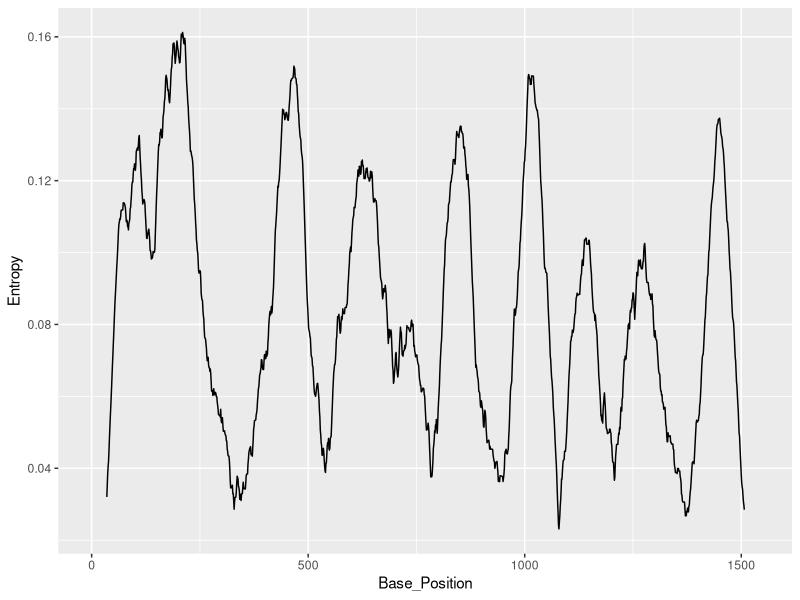
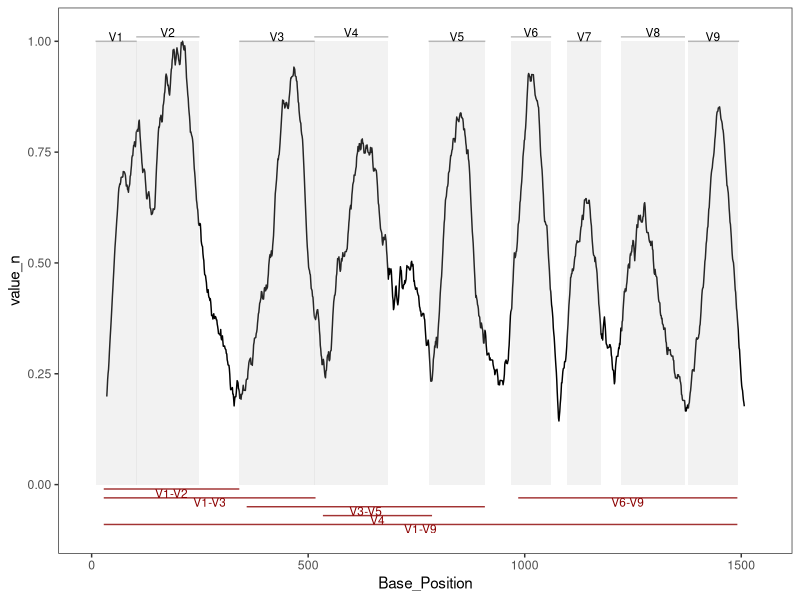
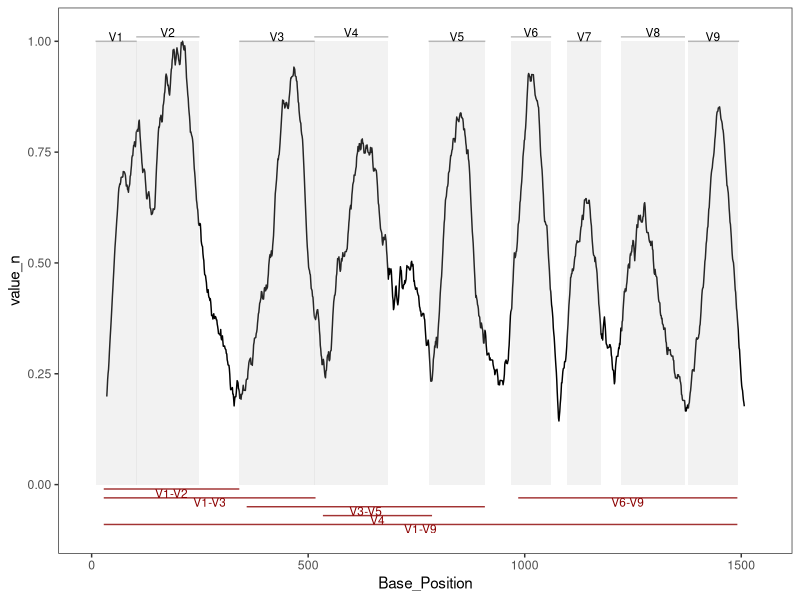

Write the R code that produced these figures, in order.
##################################################################################################
#
# Plot the entropy across 16S gene
#
##################################################################################################
library('ggplot2')

df = read.table('../00_data/V1_V9_smoothed_entropy.tsv', header=T, sep='\t')
head(df)

# The basic entropy plot. 
plt <- ggplot(df, aes(x=Base_Position, y=Entropy)) + geom_line()
plt


##################################################################################################
# The same plot, but with panels. 
# parameters
# region title offset
n = 0.01
# region title alpha
ra=0.8
# region title colour
rc='dark grey'
# panel alpha
pa=0.2
#panel colour
pc='grey'
#amplicon colour
ac = 'dark red'


df$value_n <- df$Entropy / max(df$Entropy, na.rm=T)
plt <- ggplot(df)
plt <- plt + geom_line(aes(x=Base_Position, y=value_n))
plt <- plt + theme_bw() + ylim(-0.1, 1.02)
# add colour panels
plt <- plt + annotate('rect', xmin=9, xmax=104, ymin=0, ymax=1, fill=pc, alpha=pa)
plt <- plt + annotate('rect', xmin=103, xmax=249, ymin=0, ymax=1, fill=pc, alpha=pa)
plt <- plt + annotate('rect', xmin=341, xmax=515, ymin=0, ymax=1, fill=pc, alpha=pa)
plt <- plt + annotate('rect', xmin=514, xmax=685, ymin=0, ymax=1, fill=pc, alpha=pa)
plt <- plt + annotate('rect', xmin=778, xmax=909, ymin=0, ymax=1, fill=pc, alpha=pa)
plt <- plt + annotate('rect', xmin=968, xmax=1061, ymin=0, ymax=1, fill=pc, alpha=pa)
plt <- plt + annotate('rect', xmin=1098, xmax=1177, ymin=0, ymax=1, fill=pc, alpha=pa)
plt <- plt + annotate('rect', xmin=1222, xmax=1370, ymin=0, ymax=1, fill=pc, alpha=pa)
plt <- plt + annotate('rect', xmin=1377, xmax=1492, ymin=0, ymax=1, fill=pc, alpha=pa)

# add individual bars
#V1
plt <- plt + annotate('segment', x=9, xend=104, y=1, yend=1, colour=rc, alpha=ra)
plt <- plt + annotate('text', x=9 + (104-9)/2, y=1+n, label='V1', cex=3)
#V2
plt <- plt + annotate('segment', x=103, xend=249, y=1+n, yend=1+n, colour=rc, alpha=ra)
plt <- plt + annotate('text', x=103 + (249-103)/2, y=1+n+n, label='V2', cex=3)
#V3
plt <- plt + annotate('segment', x=341, xend=515, y=1, yend=1, colour=rc, alpha=ra)
plt <- plt + annotate('text', x=341 + (515-341)/2, y=1+n, label='V3', cex=3)
#V4
plt <- plt + annotate('segment', x=514, xend=685, y=1+n, yend=1+n, colour=rc, alpha=ra)
plt <- plt + annotate('text', x=514 + (685-514)/2, y=1+n+n, label='V4', cex=3)
#V5
plt <- plt + annotate('segment', x=778, xend=909, y=1, yend=1, colour=rc, alpha=ra)
plt <- plt + annotate('text', x=778 + (909-778)/2, y=1+n, label='V5', cex=3)
#V6
plt <- plt + annotate('segment', x=968, xend=1061, y=1+n, yend=1+n, colour=rc, alpha=ra)
plt <- plt + annotate('text', x=968 + (1061-968)/2, y=1+n+n, label='V6', cex=3)
#V7
plt <- plt + annotate('segment', x=1098, xend=1177, y=1, yend=1, colour=rc, alpha=ra)
plt <- plt + annotate('text', x=1098 + (1177-1098)/2, y=1+n, label='V7', cex=3)
#V8
plt <- plt + annotate('segment', x=1222, xend=1370, y=1+n, yend=1+n, colour=rc, alpha=ra)
plt <- plt + annotate('text', x=1222 + (1370-1222)/2, y=1+n+n, label='V8', cex=3)
#V9
plt <- plt + annotate('segment', x=1377, xend=1495, y=1, yend=1, colour=rc, alpha=ra)
plt <- plt + annotate('text', x=1377 + (1492-1377)/2, y=1+n, label='V9', cex=3)

# Add amplicon regions
#V1-V2
plt <- plt + annotate('segment', x=28, xend=341, y=-0.01, yend=-0.01, colour=ac, alpha=ra)
plt <- plt + annotate('text', x=28 + (341-28)/2, y=-0.01-n, label='V1-V2', colour=ac, cex=3)
#V1-V3
plt <- plt + annotate('segment', x=28, xend=517, y=-0.02-n, yend=-0.02-n, colour=ac, alpha=ra)
plt <- plt + annotate('text', x=28 + (517-28)/2, y=-0.02-2*n, label='V1-V3', colour=ac, cex=3)
#V3-V5
plt <- plt + annotate('segment', x=358, xend=908, y=-0.03-2*n, yend=-0.03-2*n, colour=ac, alpha=ra)
plt <- plt + annotate('text', x=358 + (908-358)/2, y=-0.03-3*n, label='V3-V5', colour=ac, cex=3)
#V4
plt <- plt + annotate('segment', x=534, xend=786, y=-0.04-3*n, yend=-0.04-3*n, colour=ac, alpha=ra)
plt <- plt + annotate('text', x=534 + (786-534)/2, y=-0.04-4*n, label='V4', colour=ac, cex=3)
#V6-V9
plt <- plt + annotate('segment', x=985, xend=1491, y=-0.02-n, yend=-0.02-n, colour=ac, alpha=ra)
plt <- plt + annotate('text', x=985 + (1491-985)/2, y=-0.02-2*n, label='V6-V9', colour=ac, cex=3)
#V6-V9
plt <- plt + annotate('segment', x=28, xend=1491, y=-0.05-4*n, yend=-0.05-4*n, colour=ac, alpha=ra)
plt <- plt + annotate('text', x=28 + (1491-28)/2, y=-0.05-5*n, label='V1-V9', colour=ac, cex=3)

plt <- plt + theme(panel.grid = element_blank())

plot(plt)

##################################################################################################
# Save the plot... 
pdf('../01_entropy_plot.pdf', height=4, width=8)
plot(plt)
dev.off()


